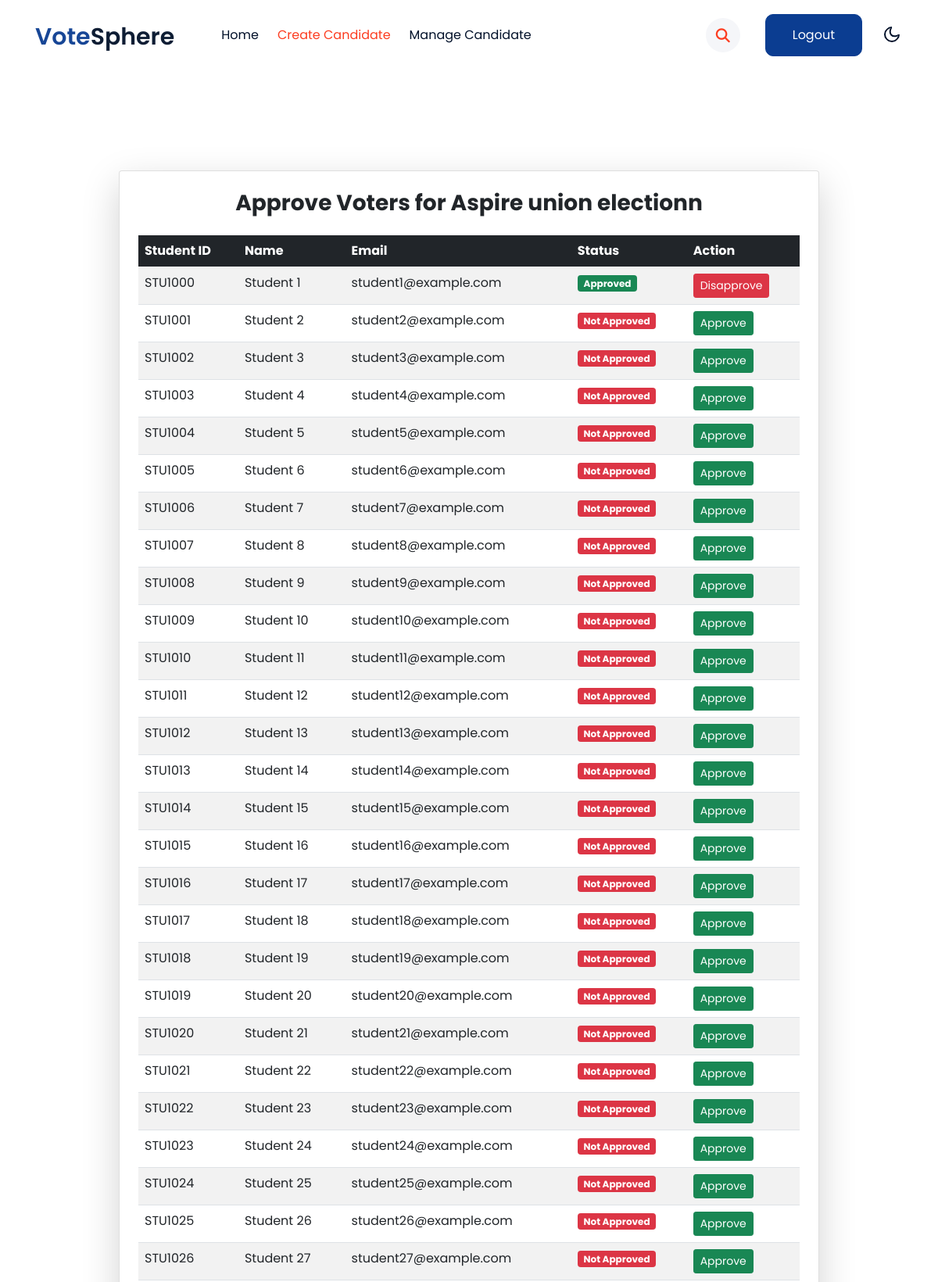
The page /campaigns/11/voters/approve/ (upper part) on the database its author committed.
### vote/models.py (models this page shows, shortened)
class ElectionCampaign(models.Model):
    manager = models.ForeignKey(ElectionManager, on_delete=models.CASCADE)  # ✅ Link to manager
    name = models.CharField(max_length=200)
    description = models.TextField()
    start_time = models.DateTimeField()
    end_time = models.DateTimeField()
    image = models.ImageField(upload_to="campaigns/", null=True, blank=True)

class Voter(models.Model):
    campaign = models.ForeignKey(ElectionCampaign, on_delete=models.CASCADE)
    student_id = models.CharField(max_length=50, unique=True)
    name = models.CharField(max_length=255)
    date_of_birth = models.DateField()
    email = models.EmailField(unique=True)
    phone_number = models.CharField(max_length=15)
    course_name = models.CharField(max_length=255)
    department = models.CharField(max_length=255)
    year_of_study = models.IntegerField()
    semester = models.CharField(max_length=20)
    is_approved = models.BooleanField(default=False)  # ✅ Approval status

### vote/views.py (the view)
# urls.py: path('campaigns/<int:campaign_id>/voters/approve/', views.approve_voters, name='approve_voters'),
def approve_voters(request, campaign_id):
    campaign = get_object_or_404(ElectionCampaign, id=campaign_id)
    voters = Voter.objects.filter(campaign=campaign)  # Get voters of the campaign
    return render(request, "approve_voters.html", {"campaign": campaign, "voters": voters})

### vote/templates/approve_voters.html (shortened to what this page needs)
{% load static %}
<!doctype html>
<html lang="en">
<head>
    <link rel="stylesheet" href="https://cdnjs.cloudflare.com/ajax/libs/font-awesome/6.3.0/css/all.min.css">
    <link rel="stylesheet" href="{% static 'css/style-starter.css' %}">
</head>
<body>
    <header id="site-header" class="fixed-top">
        <div class="container">
            <nav class="navbar navbar-expand-lg navbar-light stroke py-lg-0">
                <h1><a class="navbar-brand pe-xl-5 pe-lg-4" >
                        <span class="sublog">vote</span>Sphere
                    </a></h1>
                <div class="collapse navbar-collapse" id="navbarScroll">
                    <ul class="navbar-nav me-lg-auto my-2 my-lg-0 navbar-nav-scroll">
                        <li class="nav-item">
                            <a class="nav-link " aria-current="page" href="{% url 'manager_dashboard' campaign.manager.id %}">Home</a>
                        </li>
                        <li class="nav-item">
                            <a class="nav-link active" aria-current="page" href="#">Create Candidate</a>
                        </li>
                        <li class="nav-item">
                            <a class="nav-link" href="{% url 'manage_candidates' campaign.id %}">Manage Candidate</a>
                        </li>
                    </ul>
                    <ul class="navbar-nav search-right mt-lg-0 mt-2">
                        <li class="nav-item" title="Search"><a href="#search" class="search-search">
                                <span class="fas fa-search" aria-hidden="true"></span></a></li>
                        <li class="nav-item me-lg-3"><a href="{% url 'logout' %}" class="phone-btn btn btn-primary btn-style d-none d-lg-block btn-style ms-2">Logout</a></li>
                    </ul>
                </div>
                <div class="mobile-position">
                    <nav class="navigation">
                        <div class="theme-switch-wrapper">
                            <label class="theme-switch" for="checkbox">
                                <div class="mode-container">
                                    <i class="gg-moon"></i>
                                </div>
                            </label>
                        </div>
                    </nav>
                </div>
            </nav>
        </div>
    </header>
    <section class="w3l-main-content" id="about">
        <div class="container">
            <section class="container py-5">
                <div class="row justify-content-center">
                    <div class="col-lg-10">
                        <div class="card shadow-lg p-4">
                            <h3 class="mb-4 text-center text-dark">Approve Voters for {{ campaign.name }}</h3>
                            {% if voters %}
                                <div class="table-responsive">
                                    <table class="table table-striped table-hover">
                                        <thead class="table-dark">
                                            <tr>
                                                <th>Student ID</th>
                                                <th>Name</th>
                                                <th>Email</th>
                                                <th>Status</th>
                                                <th>Action</th>
                                            </tr>
                                        </thead>
                                        <tbody>
                                            {% for voter in voters %}
                                                <tr>
                                                    <td>{{ voter.student_id }}</td>
                                                    <td>{{ voter.name }}</td>
                                                    <td>{{ voter.email }}</td>
                                                    <td>
                                                        {% if voter.is_approved %}
                                                            <span class="badge bg-success">Approved</span>
                                                        {% else %}
                                                            <span class="badge bg-danger">Not Approved</span>
                                                        {% endif %}
                                                    </td>
                                                    <td>
                                                        {% if not voter.is_approved %}
                                                            <a href="{% url 'approve_voter' voter.id %}"
                                                               onclick="return confirm('Approve this voter?');"
                                                               class="btn btn-success btn-sm">Approve</a>
                                                        {% else %}
                                                            <a href="{% url 'disapprove_voter' voter.id %}"
                                                               onclick="return confirm('Disapprove this voter?');"
                                                               class="btn btn-danger btn-sm">Disapprove</a>
                                                        {% endif %}
                                                    </td>
                                                </tr>
                                            {% endfor %}
                                        </tbody>
                                    </table>
                                </div>
                            {% else %}
                                <p class="text-muted text-center">No voters available.</p>
                            {% endif %}
                        </div>
                    </div>
                </div>
            </section>
        </div>
    </section>
</body>
</html>

### rows shown on the page
ElectionCampaign: name "Aspire union electionn"
Voter: student_id "STU1000", name "Student 1", email "student1@example.com", is_approved "Approved"
Voter: student_id "STU1001", name "Student 2", email "student2@example.com", is_approved "Not Approved"
Voter: student_id "STU1002", name "Student 3", email "student3@example.com", is_approved "Not Approved"
Voter: student_id "STU1003", name "Student 4", email "student4@example.com", is_approved "Not Approved"
Voter: student_id "STU1004", name "Student 5", email "student5@example.com", is_approved "Not Approved"
Voter: student_id "STU1005", name "Student 6", email "student6@example.com", is_approved "Not Approved"
Voter: student_id "STU1006", name "Student 7", email "student7@example.com", is_approved "Not Approved"
Voter: student_id "STU1007", name "Student 8", email "student8@example.com", is_approved "Not Approved"
Voter: student_id "STU1008", name "Student 9", email "student9@example.com", is_approved "Not Approved"
Voter: student_id "STU1009", name "Student 10", email "student10@example.com", is_approved "Not Approved"
Voter: student_id "STU1010", name "Student 11", email "student11@example.com", is_approved "Not Approved"
Voter: student_id "STU1011", name "Student 12", email "student12@example.com", is_approved "Not Approved"
Voter: student_id "STU1012", name "Student 13", email "student13@example.com", is_approved "Not Approved"
Voter: student_id "STU1013", name "Student 14", email "student14@example.com", is_approved "Not Approved"
Voter: student_id "STU1014", name "Student 15", email "student15@example.com", is_approved "Not Approved"
Voter: student_id "STU1015", name "Student 16", email "student16@example.com", is_approved "Not Approved"
Voter: student_id "STU1016", name "Student 17", email "student17@example.com", is_approved "Not Approved"
Voter: student_id "STU1017", name "Student 18", email "student18@example.com", is_approved "Not Approved"
Voter: student_id "STU1018", name "Student 19", email "student19@example.com", is_approved "Not Approved"
Voter: student_id "STU1019", name "Student 20", email "student20@example.com", is_approved "Not Approved"
Voter: student_id "STU1020", name "Student 21", email "student21@example.com", is_approved "Not Approved"
Voter: student_id "STU1021", name "Student 22", email "student22@example.com", is_approved "Not Approved"
Voter: student_id "STU1022", name "Student 23", email "student23@example.com", is_approved "Not Approved"
Voter: student_id "STU1023", name "Student 24", email "student24@example.com", is_approved "Not Approved"
Voter: student_id "STU1024", name "Student 25", email "student25@example.com", is_approved "Not Approved"
Voter: student_id "STU1025", name "Student 26", email "student26@example.com", is_approved "Not Approved"
Voter: student_id "STU1026", name "Student 27", email "student27@example.com", is_approved "Not Approved"
